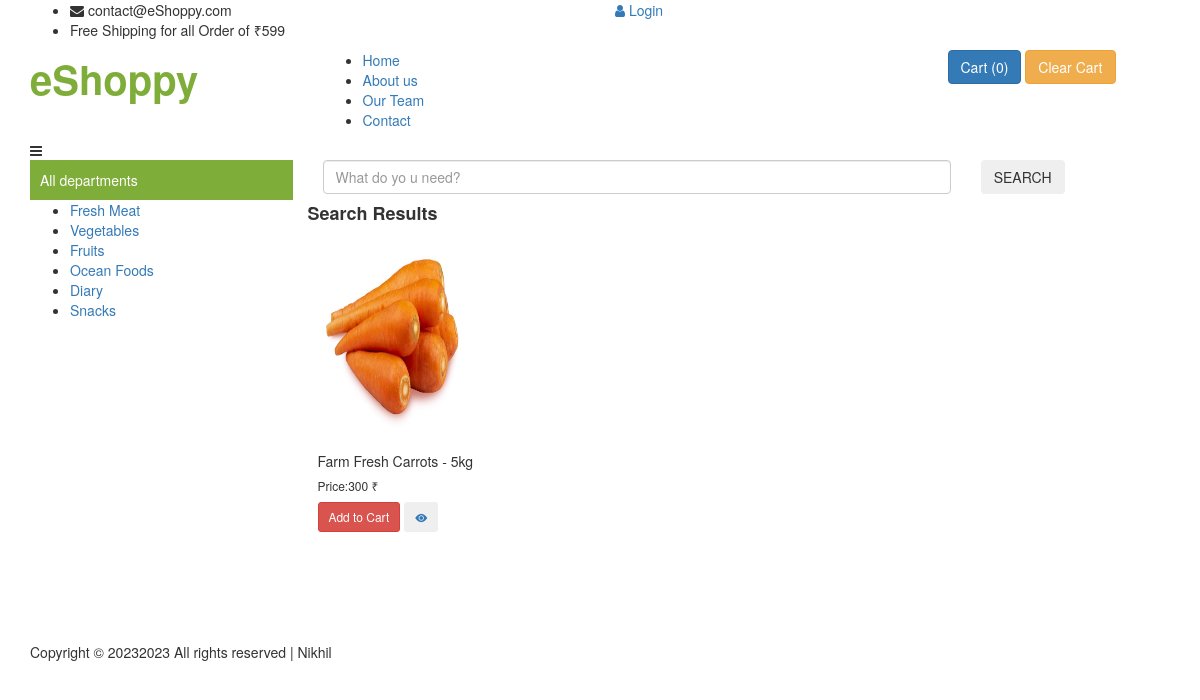
Screenshot of /search/Farm Fresh Carrots - 5kg with the database file from the repository.
### app/models.py (models this page shows, shortened)
class Product(models.Model):
    product_id = models.AutoField
    brand = models.CharField(max_length=100)
    product_name = models.CharField(max_length=100)
    category = models.ForeignKey(
        'Category',
        on_delete=models.CASCADE,
    )
    deals = models.CharField(max_length=100, default="")
    price = models.IntegerField(default=0)
    desc = models.CharField(max_length=300)
    image = models.ImageField(upload_to='images')

### app/views.py (the view)
# urls.py: path('search/<name>', views.BySearch, name='Category'),
def BySearch(request, name):
    catprods = Product.objects.filter(product_name__icontains=name)
    params = {'allProds': catprods}
    return render(request, "search.html", params)

### templates/search.html (shortened to what this page needs)
{% extends 'base.html' %}
{% load static %}
{% block body %}
<section id="portfolio" class="portfolio">
    <div class="row">
        <h4 class="my-3  text-dark " style="font-weight: 600; ">
            Search Results
        </h4>
        {% for i in allProds %}
        <div class="col-md-4" style="padding: 10px;">
            <div class="p-4">
                <img src="/media/{{i.image}}" class="card-img-top" alt="not found" height="200px" width="150px" />
                <div class="card-body">
                    <h5 class="card-title text-blaack mt-2" id="namepr{{i.id}}">
                        {{i.product_name}}
                    </h5>
                    <h6 class="card-title mt-3 mb-3">
                        Price:<span id="pricepr{{i.id}}">{{i.price}}</span> ₹
                    </h6>
                    <span id="divpr{{i.id}}" class="divpr">
                        <button id="pr{{i.id}}" class="btn btn-danger cart btn-sm mt-0">
                            Add to Cart
                        </button>
                    </span>
                    <a href="/media/{{i.image}}">
                        <button class="btn btn-dark btn-sm cart"><i class="bi bi-eye-fill"></i></button></a>
                </div>
            </div>
        </div>
        {% endfor %}
    </div>
</section>
{% endblock body %}

### templates/base.html (style rules this page uses)
a:link { text-decoration: none; }

### rows the page displays
Product: image (picture), product_name "Farm Fresh Carrots - 5kg", price "300"
